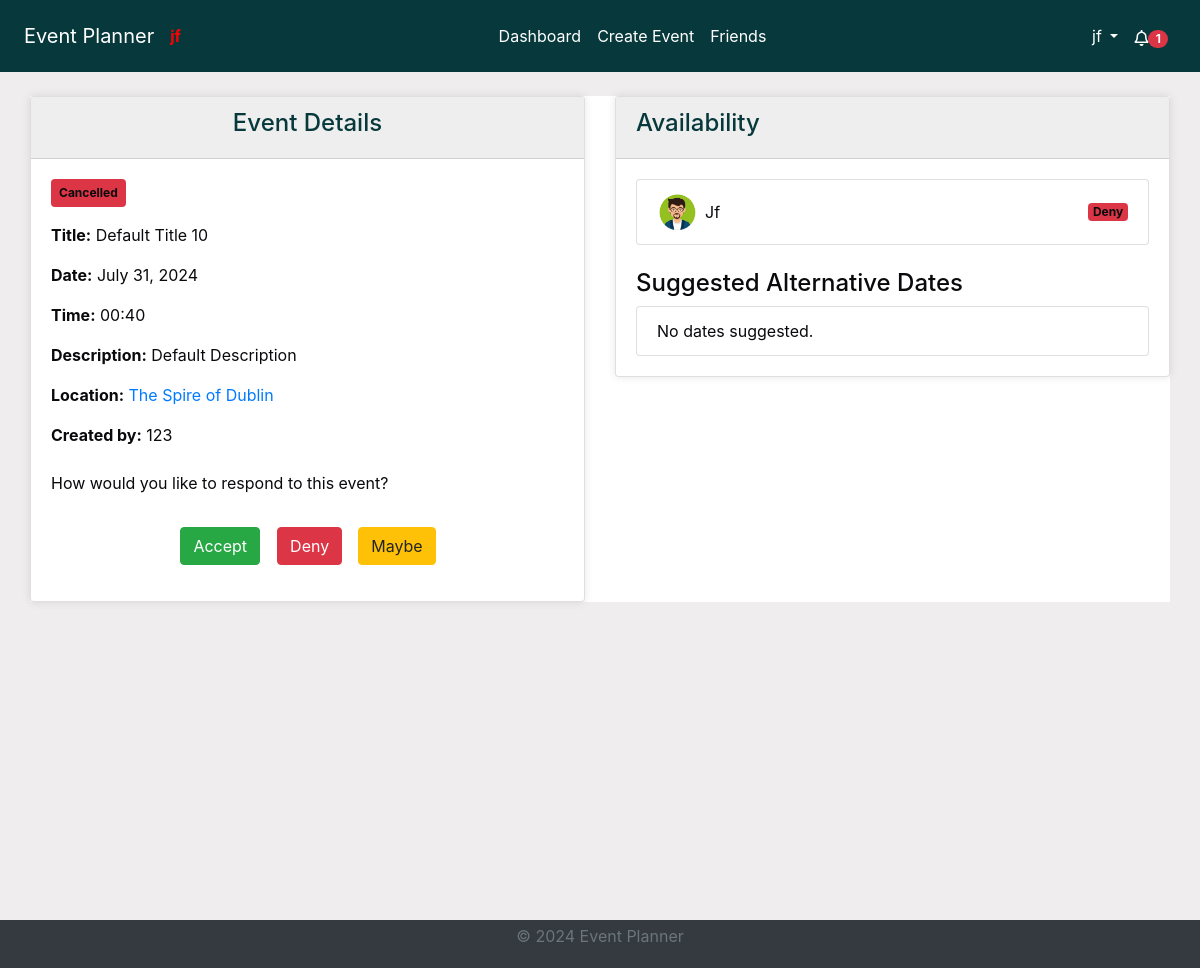
/events/details/289/ (signed in), run on an earlier commit of the app's database.
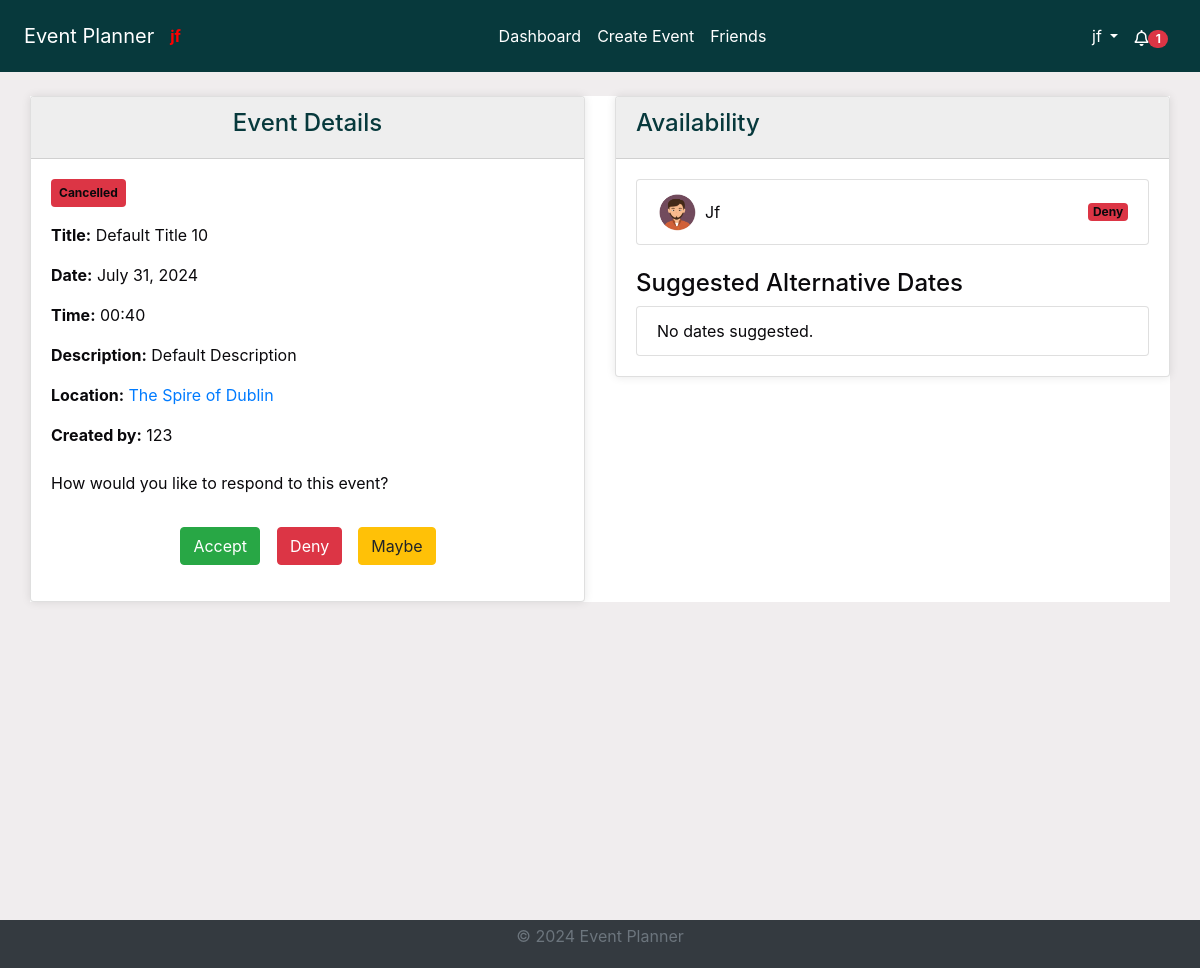
And on a later commit of the database.
### invitations/models.py (models this page shows, shortened)
class Invitation(models.Model):
    STATUS_CHOICES = [
        ("Pending", "Pending"),
        ("Accepted", "Accepted"),
        ("Declined", "Declined"),
    ]
    event = models.ForeignKey(
        Event, on_delete=models.CASCADE, related_name="invitations"
    )
    user = models.ForeignKey(User, on_delete=models.CASCADE)
    status = models.CharField(
        max_length=20, choices=STATUS_CHOICES, default="Pending"
    )
    suggested_date = models.DateTimeField(null=True, blank=True)
    read = models.BooleanField(default=False)
    created_at = models.DateTimeField(auto_now_add=True)
    updated_at = models.DateTimeField(auto_now=True)

### accounts/models.py (models this page shows, shortened)
class UserProfile(models.Model):
    user = models.OneToOneField(User, on_delete=models.CASCADE)
    profile_picture = models.CharField(max_length=254, default="default.svg")
    created_at = models.DateTimeField(auto_now_add=True)
    updated_at = models.DateTimeField(auto_now=True)

### events/views.py (the view, shortened to what this page needs)
# urls.py: path("<int:event_id>/", views.event_details, name="event_details"),
@login_required
def event_details(request, event_id):
    event = get_object_or_404(Event, id=event_id)
    invitations = Invitation.objects.filter(event=event)
    user_invitations = invitations.filter(user=request.user)
    user_invitations.update(read=True)
    Notification.objects.filter(
        event=event, user=request.user, read=False
    ).update(read=True)
    current_date = timezone.now().date()
    current_time = timezone.now().time()
    context = {
        "event": event,
        "invitations": invitations,
        "current_date": current_date,
        "current_time": current_time,
    }
    return render(request, "events/event_details.html", context)

### accounts/context_processors.py (called while the page is built)
def google_api_key(request):
    return {"GOOGLE_API_KEY": os.getenv("GOOGLE_API_KEY")}

### notifications/context_processors.py (called while the page is built)
def notifications(request):
    if request.user.is_authenticated:
        all_unread_notifications = Notification.objects.filter(
            user=request.user, read=False
        ).order_by("-created_at")
        unread_count = all_unread_notifications.count()
        recent_unread_notifications = all_unread_notifications[:8]
        return {
            "recent_unread_notifications": recent_unread_notifications,
            "unread_count": unread_count,
        }
    return {}

### templates/events/event_details.html (shortened to what the changed rows need)
{% extends 'base.html' %}
{% load static %}
{% block content %}
<div class="container mt-2">
    <div class="row">
        <div class="col-md-6">
            <div class="card">
                <div class="card-body">
                    <ul class="list-group">
                        {% for invitation in event.invitations.all %}
                            <li class="list-group-item d-flex justify-content-between align-items-center">
                                <img src="{% static 'images/profile_pictures/' %}{{ invitation.user.userprofile.profile_picture }}" alt="{{ invitation.user.username }}'s profile picture" class="rounded-circle mr-2" style="width: 40px; height: 40px;">
                                <span style="margin-right:auto;"> {{ invitation.user.username|capfirst }} </span>
                                <span class="badge bg-{{ invitation.status|lower }}">{{ invitation.status }}</span>
                            </li>
                        {% empty %}
                            <li class="list-group-item">No invitations sent.</li>
                        {% endfor %}
                    </ul>
                    <ul class="list-group">
                        {% for invitation in event.invitations.all %}
                            {% if invitation.suggested_date %}
                            <li class="list-group-item">
                                <img src="{% static 'images/profile_pictures/' %}{{ invitation.user.userprofile.profile_picture }}" alt="{{ invitation.user.username }}'s profile picture" class="rounded-circle mr-2" style="width: 40px; height: 40px;">
                                {{ invitation.user.username|capfirst }}: {{ invitation.suggested_date|date:"F j, Y" }} - {{ invitation.suggested_date|time:"H:i" }}
                            </li>
                            {% else %}
                                <li class="list-group-item">No dates suggested.</li>
                            {% endif %}
                            {% empty %}
                            <li class="list-group-item">No dates suggested.</li>
                        {% endfor %}
                    </ul>
                </div>
            </div>
        </div>
    </div>
</div>
{% endblock %}

What changed in the data, as far as the page shows it:
changed through a linked row, Invitation "Deny": user.userprofile.profile_picture: a different picture
